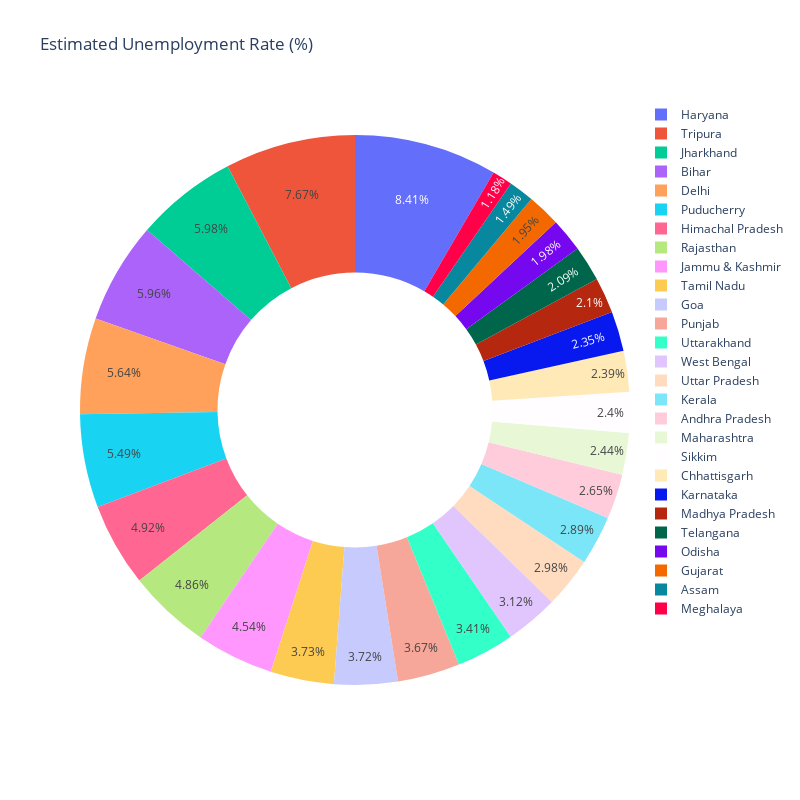

The cell this chart's notebook holds for it:
### Markdown cell above
## Donut Charts

### Code cell
fig=px.pie(df , names ='Region' ,  values=' Estimated Unemployment Rate (%)' , hole=0.5 , title='Estimated Unemployment Rate (%)')
fig.update_layout(autosize=False , width=800 , height=800)

### Figure 1 — Plotly figure (JSON) as saved in the notebook; plotly's stock layout.template omitted (floating-point values rounded to 4 significant figures; data arrays with more than 128 entries replaced by an {"elided": "..."} marker saying what was removed)
{"data": [{"domain": {"x": [0, 1], "y": [0, 1]}, "hole": 0.5, "hovertemplate": "Region=%{label}<br> Estimated Unemployment Rate (%)=%{value}<extra></extra>", "labels": {"elided": "267 str values"}, "legendgroup": "", "name": "", "showlegend": true, "type": "pie", "values": {"elided": "267 float values"}}], "layout": {"autosize": false, "height": 800, "legend": {"tracegroupgap": 0}, "title": {"text": "Estimated Unemployment Rate (%)"}, "width": 800}}
